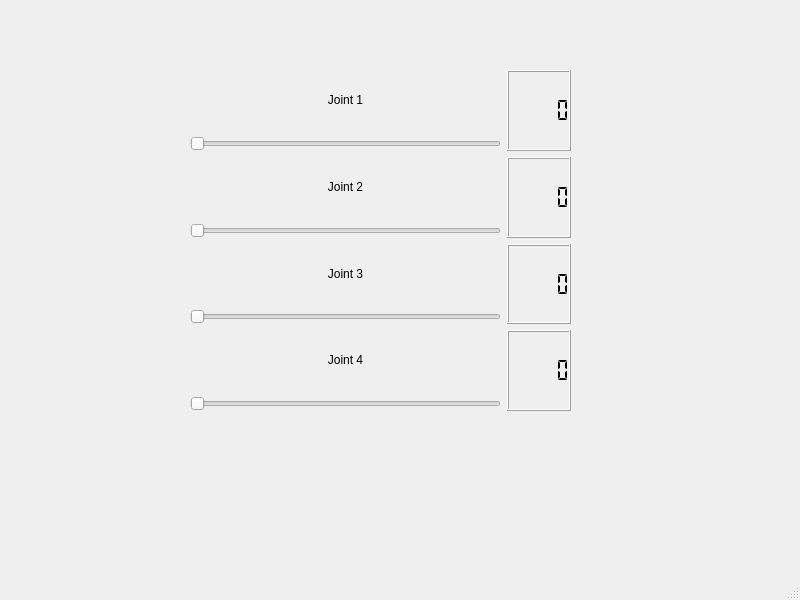
<?xml version="1.0" encoding="UTF-8"?>
<ui version="4.0">
 <class>CommandWindow</class>
 <widget class="QMainWindow" name="CommandWindow">
  <property name="geometry">
   <rect>
    <x>0</x>
    <y>0</y>
    <width>800</width>
    <height>600</height>
   </rect>
  </property>
  <property name="windowTitle">
   <string>CommandWindow</string>
  </property>
  <widget class="QWidget" name="centralwidget">
   <widget class="QWidget" name="gridLayoutWidget">
    <property name="geometry">
     <rect>
      <x>190</x>
      <y>70</y>
      <width>381</width>
      <height>341</height>
     </rect>
    </property>
    <layout class="QGridLayout" name="gridLayout">
     <item row="2" column="0">
      <layout class="QVBoxLayout" name="verticalLayout_3">
       <item>
        <widget class="QLabel" name="label_3">
         <property name="text">
          <string>Joint 3</string>
         </property>
         <property name="alignment">
          <set>Qt::AlignCenter</set>
         </property>
        </widget>
       </item>
       <item>
        <widget class="QSlider" name="set_J3">
         <property name="orientation">
          <enum>Qt::Horizontal</enum>
         </property>
        </widget>
       </item>
      </layout>
     </item>
     <item row="3" column="0">
      <layout class="QVBoxLayout" name="verticalLayout_4">
       <item>
        <widget class="QLabel" name="label_4">
         <property name="text">
          <string>Joint 4</string>
         </property>
         <property name="alignment">
          <set>Qt::AlignCenter</set>
         </property>
        </widget>
       </item>
       <item>
        <widget class="QSlider" name="set_J4">
         <property name="orientation">
          <enum>Qt::Horizontal</enum>
         </property>
        </widget>
       </item>
      </layout>
     </item>
     <item row="2" column="1">
      <widget class="QLCDNumber" name="show_J3">
       <property name="segmentStyle">
        <enum>QLCDNumber::Flat</enum>
       </property>
      </widget>
     </item>
     <item row="3" column="1">
      <widget class="QLCDNumber" name="show_J4">
       <property name="segmentStyle">
        <enum>QLCDNumber::Flat</enum>
       </property>
      </widget>
     </item>
     <item row="0" column="0">
      <layout class="QVBoxLayout" name="verticalLayout">
       <property name="leftMargin">
        <number>0</number>
       </property>
       <property name="topMargin">
        <number>0</number>
       </property>
       <item>
        <widget class="QLabel" name="label">
         <property name="layoutDirection">
          <enum>Qt::LeftToRight</enum>
         </property>
         <property name="text">
          <string>Joint 1</string>
         </property>
         <property name="alignment">
          <set>Qt::AlignCenter</set>
         </property>
        </widget>
       </item>
       <item>
        <widget class="QSlider" name="set_J1">
         <property name="orientation">
          <enum>Qt::Horizontal</enum>
         </property>
        </widget>
       </item>
      </layout>
     </item>
     <item row="1" column="0">
      <layout class="QVBoxLayout" name="verticalLayout_2">
       <item>
        <widget class="QLabel" name="label_2">
         <property name="text">
          <string>Joint 2</string>
         </property>
         <property name="alignment">
          <set>Qt::AlignCenter</set>
         </property>
        </widget>
       </item>
       <item>
        <widget class="QSlider" name="set_J2">
         <property name="orientation">
          <enum>Qt::Horizontal</enum>
         </property>
        </widget>
       </item>
      </layout>
     </item>
     <item row="0" column="1">
      <widget class="QLCDNumber" name="show_J1">
       <property name="segmentStyle">
        <enum>QLCDNumber::Flat</enum>
       </property>
      </widget>
     </item>
     <item row="1" column="1">
      <widget class="QLCDNumber" name="show_J2">
       <property name="segmentStyle">
        <enum>QLCDNumber::Flat</enum>
       </property>
      </widget>
     </item>
    </layout>
   </widget>
  </widget>
  <widget class="QMenuBar" name="menubar">
   <property name="geometry">
    <rect>
     <x>0</x>
     <y>0</y>
     <width>800</width>
     <height>21</height>
    </rect>
   </property>
  </widget>
  <widget class="QStatusBar" name="statusbar"/>
 </widget>
 <resources/>
 <connections>
  <connection>
   <sender>set_J1</sender>
   <signal>valueChanged(int)</signal>
   <receiver>show_J1</receiver>
   <slot>display(int)</slot>
   <hints>
    <hint type="sourcelabel">
     <x>345</x>
     <y>159</y>
    </hint>
    <hint type="destinationlabel">
     <x>537</x>
     <y>131</y>
    </hint>
   </hints>
  </connection>
  <connection>
   <sender>set_J2</sender>
   <signal>valueChanged(int)</signal>
   <receiver>show_J2</receiver>
   <slot>display(int)</slot>
   <hints>
    <hint type="sourcelabel">
     <x>345</x>
     <y>246</y>
    </hint>
    <hint type="destinationlabel">
     <x>537</x>
     <y>218</y>
    </hint>
   </hints>
  </connection>
  <connection>
   <sender>set_J3</sender>
   <signal>valueChanged(int)</signal>
   <receiver>show_J3</receiver>
   <slot>display(int)</slot>
   <hints>
    <hint type="sourcelabel">
     <x>345</x>
     <y>332</y>
    </hint>
    <hint type="destinationlabel">
     <x>537</x>
     <y>304</y>
    </hint>
   </hints>
  </connection>
  <connection>
   <sender>set_J4</sender>
   <signal>valueChanged(int)</signal>
   <receiver>show_J4</receiver>
   <slot>display(int)</slot>
   <hints>
    <hint type="sourcelabel">
     <x>345</x>
     <y>418</y>
    </hint>
    <hint type="destinationlabel">
     <x>537</x>
     <y>390</y>
    </hint>
   </hints>
  </connection>
 </connections>
</ui>
